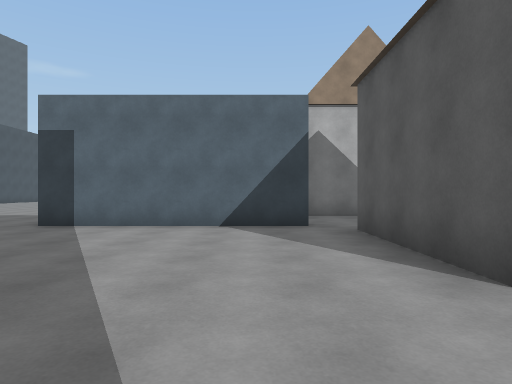
view 1 (above)

24 first-person views from a walk through a 3-D level made in the Unity game engine. The camera is 1.3 m above the floor, looks level and sees 75° across. The floor is counted in squares, 2 m on a side. Each view is taken from the middle of a square. On the plan, view 1 faces up. The plan holds only what a view shows up to about 10 squares ahead; the rest is blank. The place goes on beyond the plan. The player is left out.

view 2
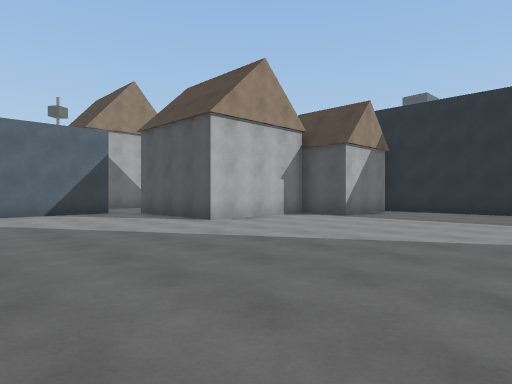

view 3
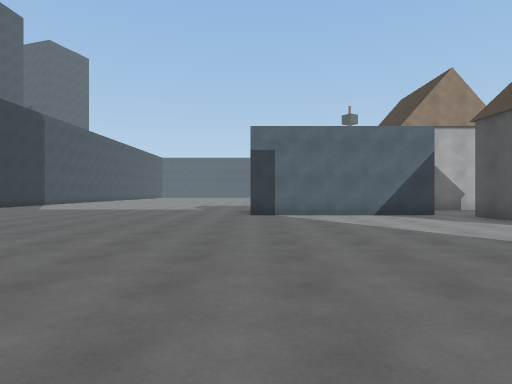

view 4
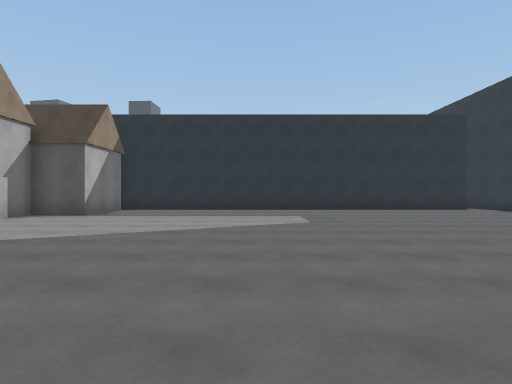

view 5
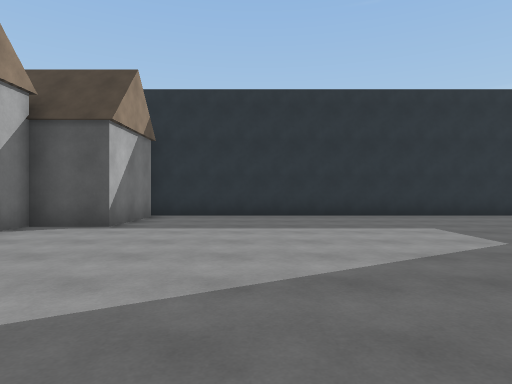

view 6
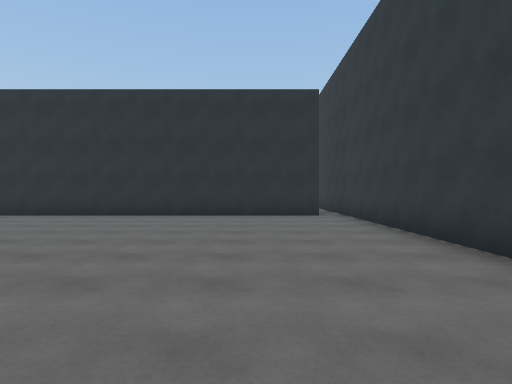

view 7
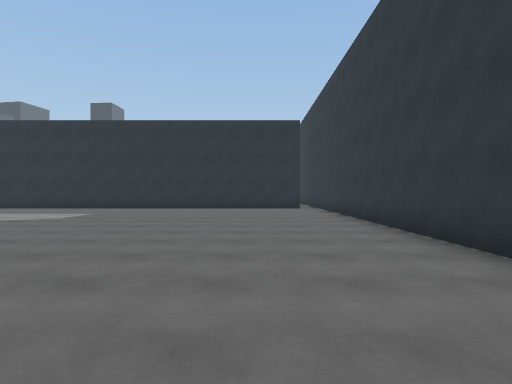

view 8
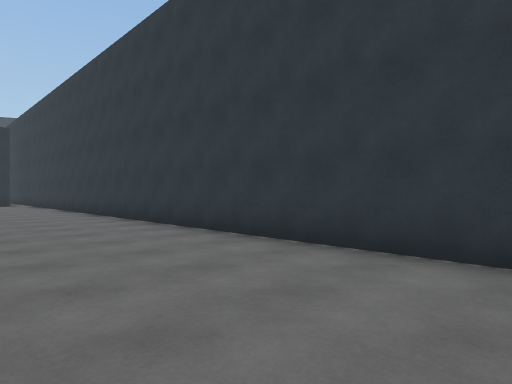

view 9
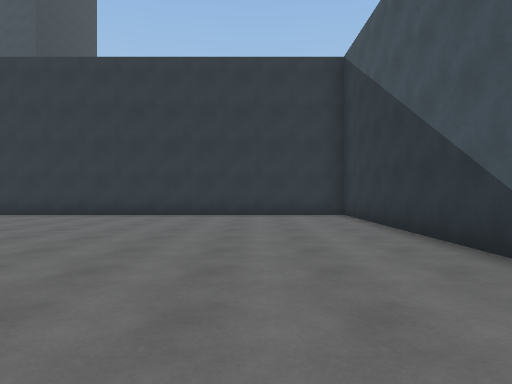

view 10
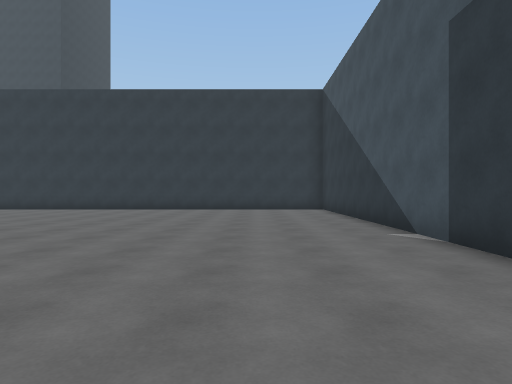

view 11
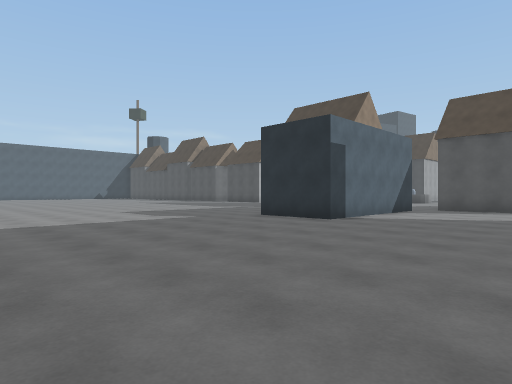

view 12
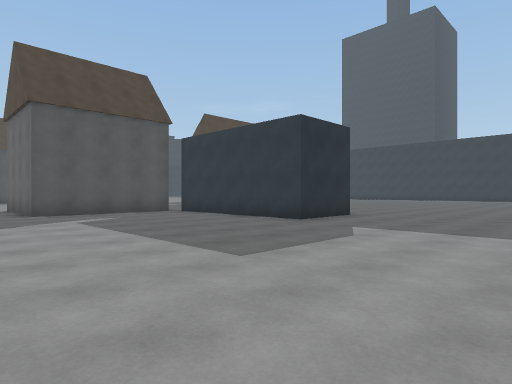

view 13
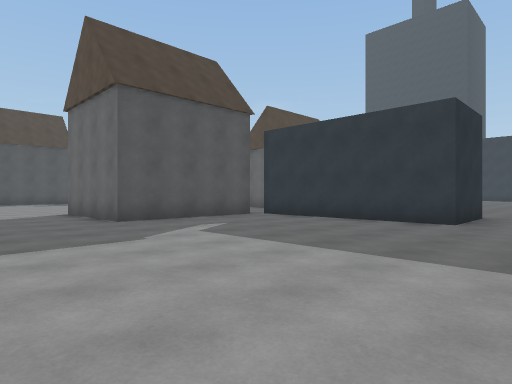

view 14
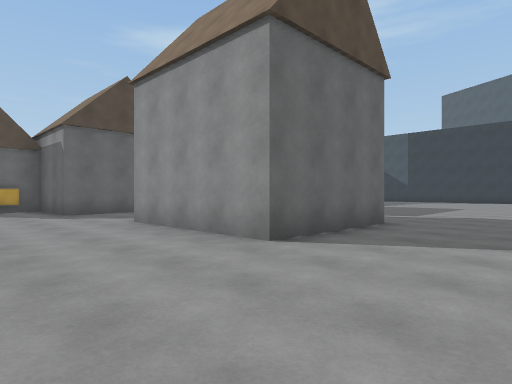

view 15
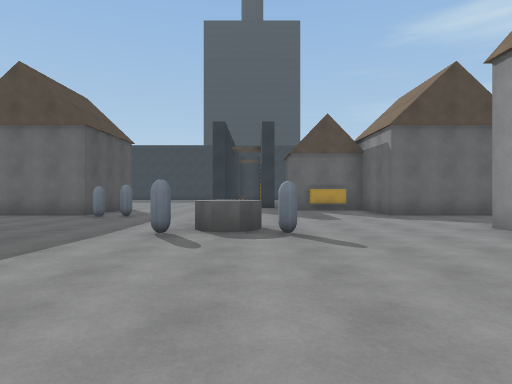

view 16
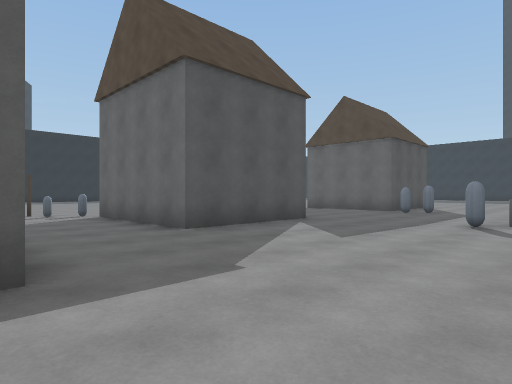

view 17
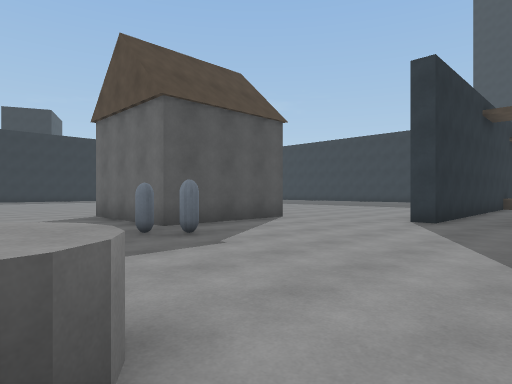

view 18
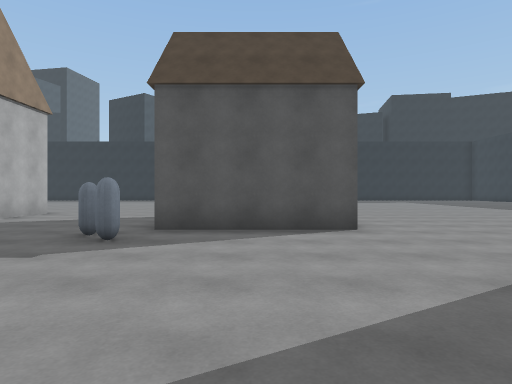

view 19
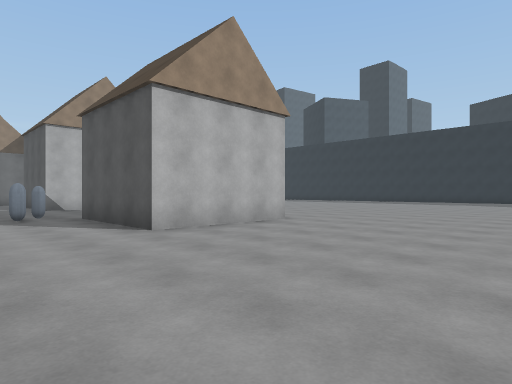

view 20
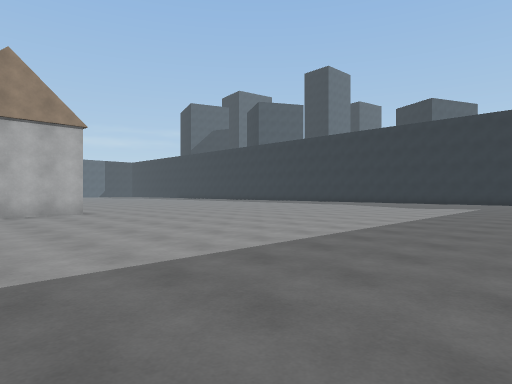

view 21
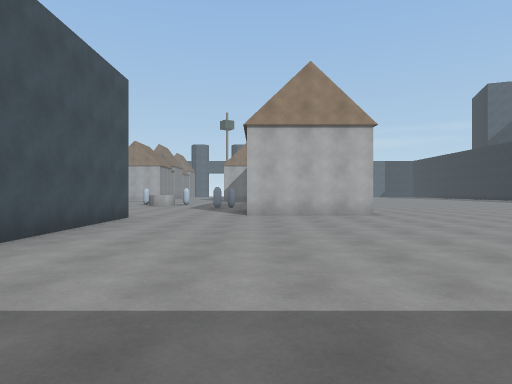

view 22
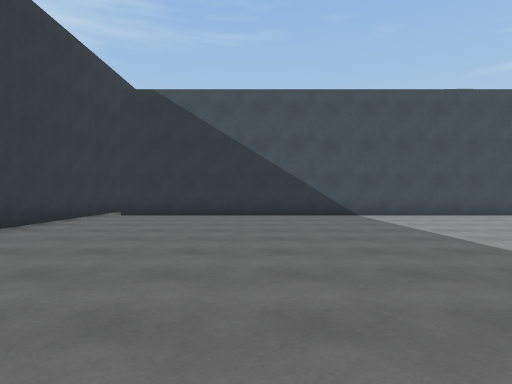

view 23
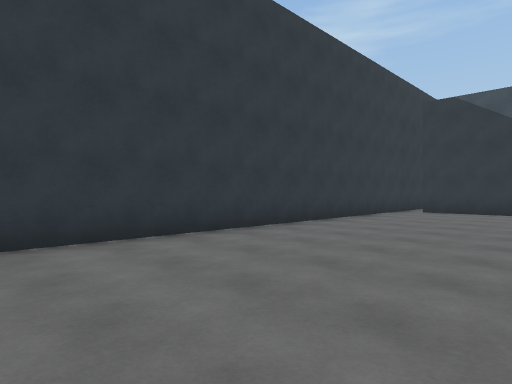

view 24
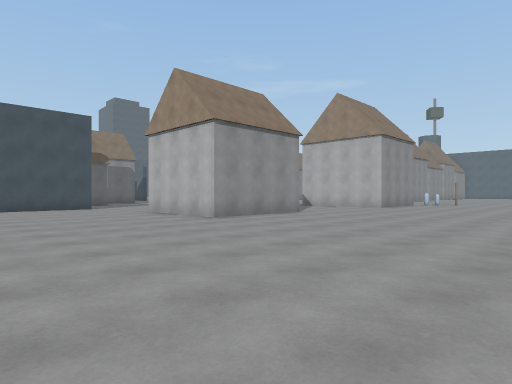

### Floor plan
Points are (right, up) in squares from view 1. A wall is a line through its corners. A room is listed if a view was taken in it or the views show most of it. See-through windows are left out.
Room 1 (views 1, 2, 3, 4, 5, 6, 7, 8, 9, 10, 11, 12, 13)
walls: (1, 6.3) (-4.2, 6.3) (-4.2, 8.6) (0.9, 8.6); (1.2, 9) (1.2, 13) (4.7, 13); (-14.5, -3.2) (-14.5, -12.5) (10.5, -12.5); (7.8, 0.7) (5.3, 0.7) (5.3, 2.2) (1.8, 2.2) (1.8, 5.8); (8.3, -11.8) (8.3, 1)
ways out: opening at (0.5, 5.5) to room 2; opening at (4.7, 15) to room 2; opening at (10, -12) to room 2
Room 2 (views 14, 15, 16, 17, 18, 19, 20, 21, 22, 23, 24)
walls: (17.3, 4.4) (17.3, 2.2) (13.7, 2.2) (13.7, 5.7) (17.2, 5.7); (10.2, -2.9) (10.2, 1.5) (10.8, 1.5) (10.8, -11.8); (14, 10.2) (14, 13.7) (18, 13.7); (18, 10.2) (16.1, 10.2); (2.4, 5.7) (5.2, 5.7) (5.2, 4.5); (2.8, 9) (1.2, 9); (4.7, 13) (4.7, 9); (10.5, -12.5) (21.5, -12.5)
ways out: opening at (0.5, 5.5) to room 1; opening at (4.7, 15) to room 1; opening at (10, -12) to room 1
objects: other object (8, 10); other object (10, 10); other object (12, 6); other object (13, 7); other object (18, 14)

Where each view was taken, in squares from view 1:
view 1: 0 up, 0 right, facing up
view 2: 4 down, 3 left, facing up-right
view 3: 3 down, 4 left, facing up
view 4: 4 down, 4 left, facing right
view 5: 2 down, 1 left, facing right
view 6: 10 down, 1 left, facing right
view 7: 10 down, 5 left, facing right
view 8: 9 down, 10 left, facing down-right
view 9: 3 down, 12 left, facing down
view 10: 0 up, 12 left, facing down
view 11: 2 up, 11 left, facing up-right
view 12: 15 up, 9 left, facing down-right
view 13: 16 up, 6 left, facing down-right
view 14: 16 up, 8 right, facing down-left
view 15: 15 up, 9 right, facing down
view 16: 17 up, 9 right, facing down-right
view 17: 9 up, 8 right, facing down-right
view 18: 4 up, 8 right, facing right
view 19: 3 down, 11 right, facing up-right
view 20: 8 down, 14 right, facing up-right
view 21: 7 down, 14 right, facing up
view 22: 8 down, 20 right, facing left
view 23: 8 down, 22 right, facing down-left
view 24: 3 down, 24 right, facing up-left
